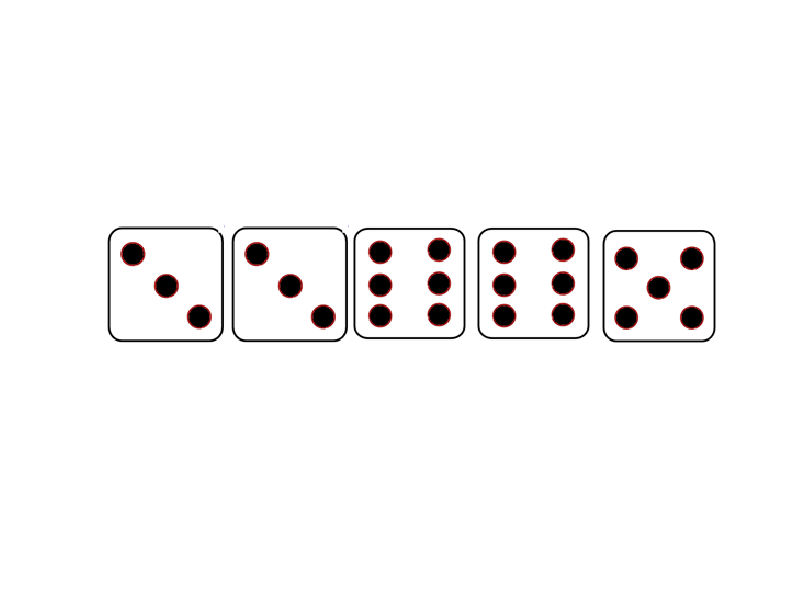

This chart was generated by the following MATLAB code:
function [result] = turn()
%turn plays the players turn for a round and returns the score that they
%achieved

% Intialize variables for operation of the game
rollagain = 'y';
rollcount = 1;
load('Dice.mat');

% Intial roll results
dice_results = randi([1,6],1,5);
imshow([Dice{dice_results}]);

% Loop until the player does not want to roll again
while rollagain=='y' && rollcount < 4

    % Ask if the player wants to roll again
    rollagain=input('Do you want to roll again?\n','s');
    if rollagain=='y'
        rollcount = rollcount + 1;
        
        % Loop through asking for asking all the dice that the player wants
        % to get rid of and sets them to blanks
        keep = dice_results;
        while 1
            ridof = input('Which dice do you want to roll again? (enter 0 to exit)\n');
            if ridof == 0
                break;
            elseif ridof == 1 || ridof == 2 || ridof == 3 || ridof == 4 || ridof == 5
                keep(ridof) = 0;
            else
                fprintf('Please use a valid input for which dice you want to roll again?\n');
            end
        end
        
        % Goes through array to find the blank dice and fills them with a
        % random dice value
        for y = 1:1:length(keep)
            if keep(y) == 0
                keep(y) = randi([1,6]);
            end
        end
        
        % Sets the results to the keep array and displays output
        dice_results=keep;
        close all;
        imshow([Dice{dice_results}]);
    end
end

% Returns values of the final roll of dice the player can use for scoring
result = dice_results;
end

